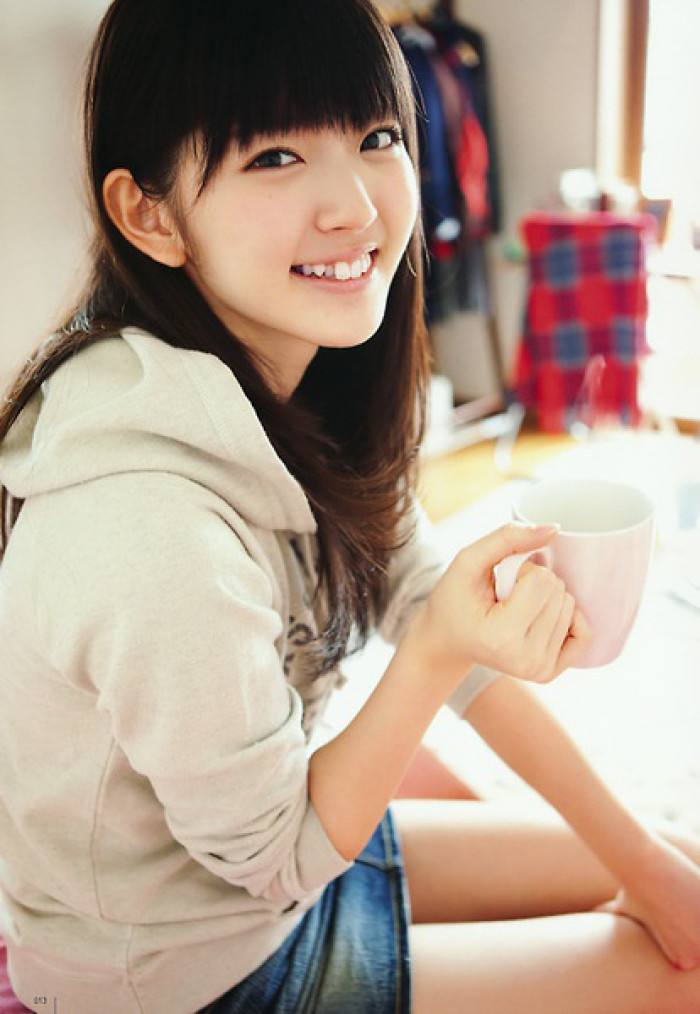
#> input picture opencv学习/imagel/timg.jpg, 700 x 1014 px, found by its file name
$ python '10直方图均衡化.py'   (older library calls are emulated)
#> lines starting #> are read from the running program, lines starting #| are printed output that depends on the picture; long printed decimals are rounded
#> further down, src is the input picture: shape (1014, 700, 3); mean B, G, R 143, 158.4, 179.1
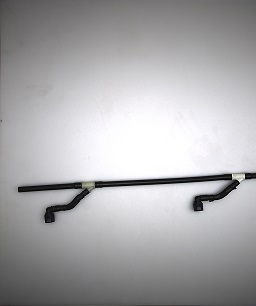
#> input picture opencv学习/imagel/pinjie/5.jpg, 256 x 306 px, found by its file name
#> further down, src1 is the input picture: shape (306, 256, 3); mean B, G, R 170.6, 168.6, 169.3
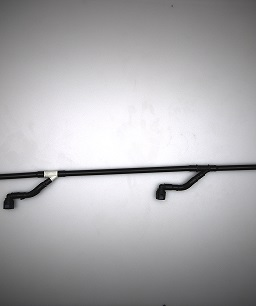
#> input picture opencv学习/imagel/pinjie/6.jpg, 256 x 306 px, found by its file name
#> further down, src2 is the input picture: shape (306, 256, 3); mean B, G, R 171.8, 169.1, 170
import cv2 as cv
import numpy as np


#直方图均衡化操作全部
def equalHist_demo(image):
    gray = cv.cvtColor(image,cv.COLOR_BGR2GRAY)
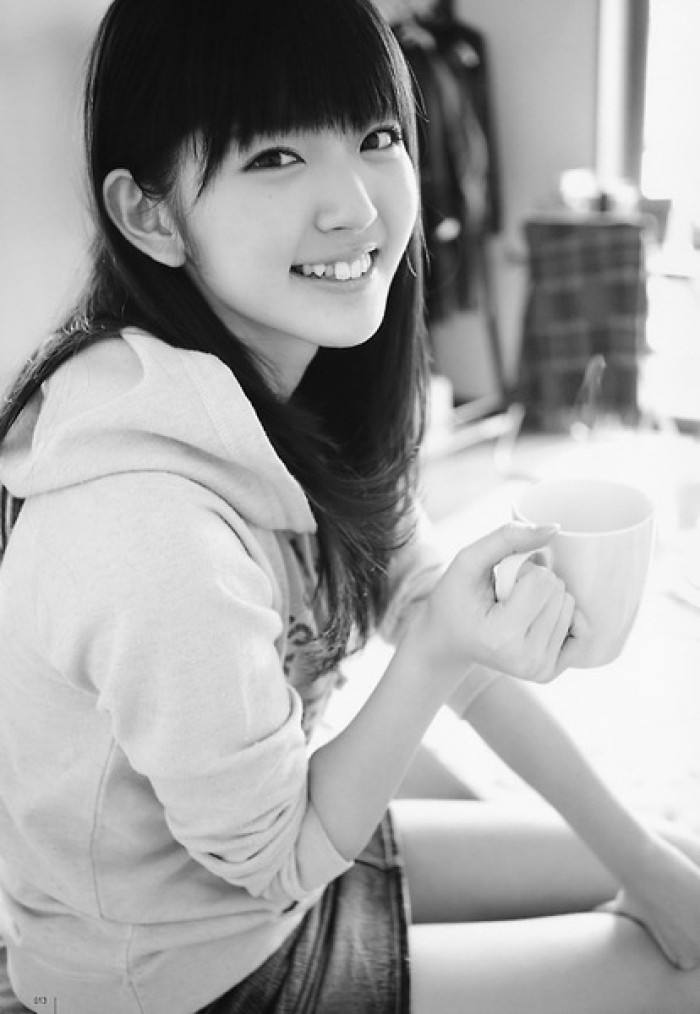
#> gray: shape (1014, 700); min 0, max 255, mean 162.8
    dst = cv.equalizeHist(gray)
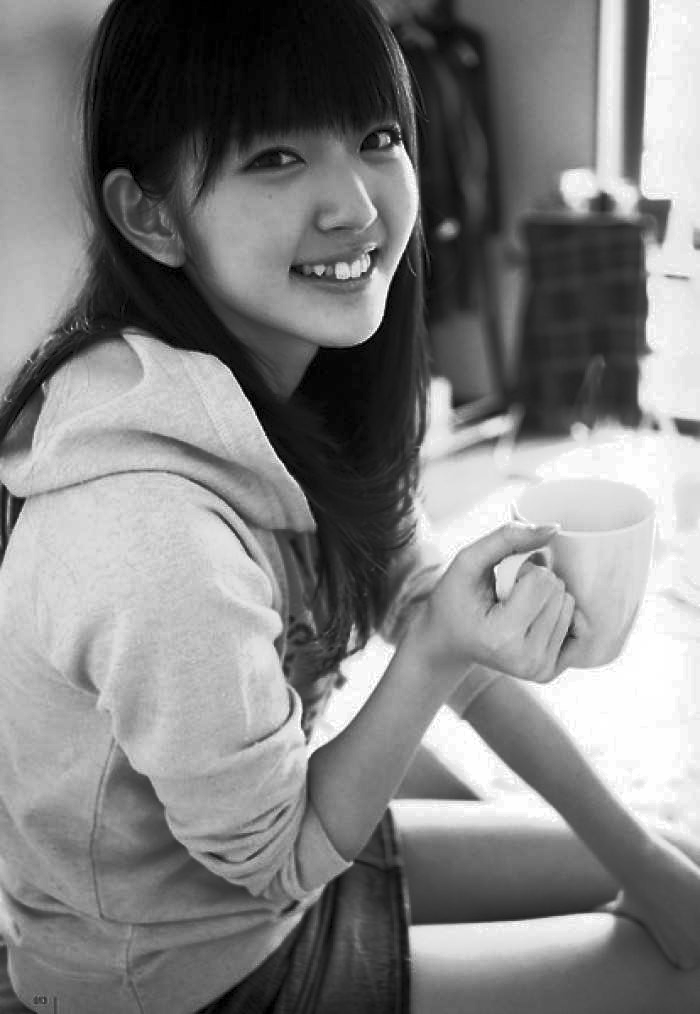
#> dst: shape (1014, 700); min 0, max 255, mean 128.4
    cv.imshow("new",dst)
    # z = cv.calcHist([dst],[0],None,[256],[0,255])
    # cv.imshow("zzz", z)


#局部直方图均衡化
def clahe_demo(image):
    gray = cv.cvtColor(image,cv.COLOR_BGR2GRAY)
    clahe = cv.createCLAHE(clipLimit=2.0,tileGridSize=(8,8))
    dst = clahe.apply(gray)
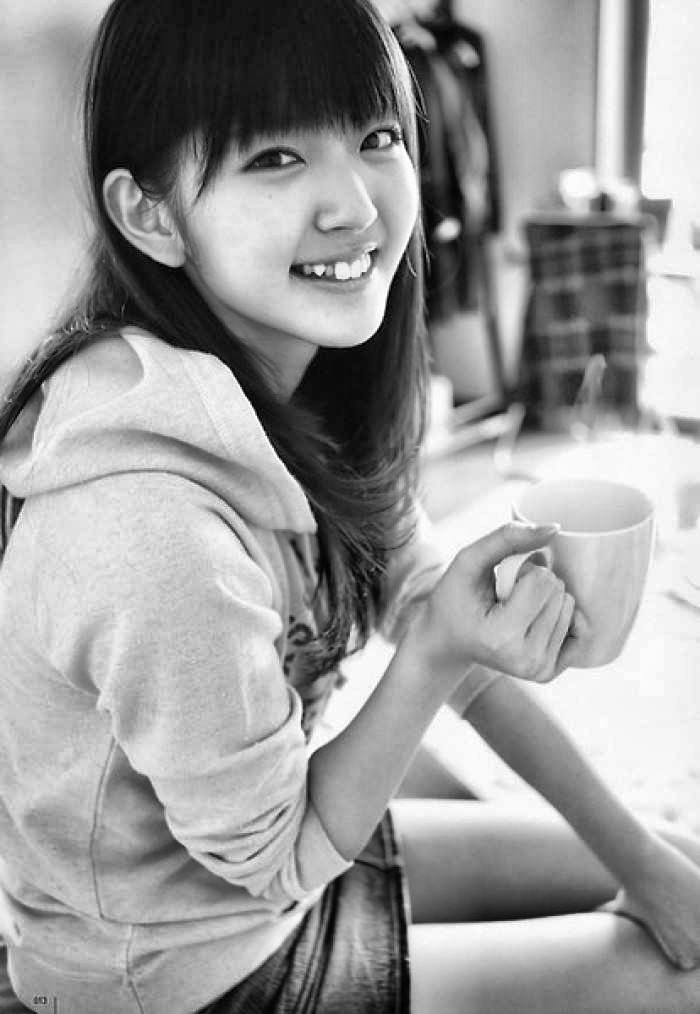
#> dst: shape (1014, 700); min 0, max 255, mean 154.7
    cv.imshow("new1",dst)


#算出图片直方图
def create_rgb_hist(image):
    h,w,c = image.shape
#> h = 306; w = 256; c = 3
    rgbHist = np.zeros([16*16*16,1],np.float32)
    bsize = 256/16
    for row in range(h):
        for col in range(w):
            b = image[row,col,0]
            g = image[row,col,1]
            r = image[row, col, 2]
            index = np.int(b/bsize)*16*16+np.int(g/bsize)*16+np.int(r/bsize)
            rgbHist[np.int(index),0] = rgbHist[np.int(index),0]+1
#> after the loop, rgbHist = 4096 values, max 7488 at index 4095, min 0 at index 2, mean 19.12
    return rgbHist

#直方图比较两张图像的相似性
def hist_compare(image1,image2):
    hist1 = create_rgb_hist(image1)
#> hist1 has the same summary as rgbHist in create_rgb_hist
    hist2 = create_rgb_hist(image2)
#> hist2 = 4096 values, max 8368 at index 4095, min 0 at index 2, mean 19.12
    match1 = cv.compareHist(hist1,hist2,cv.HISTCMP_BHATTACHARYYA)
#> match1 = 0.0863
    match2 = cv.compareHist(hist1,hist2,cv.HISTCMP_CORREL)
#> match2 = 0.996
    match3 = cv.compareHist(hist1,hist2,cv.HISTCMP_CHISQR)
#> match3 = 6927.7
    print("巴氏距离：%s,相关性：%s,卡方：%s"%(match1,match2,match3))
#| 巴氏距离：0.0863,相关性：0.9958,卡方：6927.718


print("---------------hello  python-------------------")

src = cv.imread('.\\imagel\\timg.jpg')
src1 = cv.imread('.\\imagel\\pinjie\\5.jpg')
src2 = cv.imread('.\\imagel\\pinjie\\6.jpg')
cv.namedWindow("input image",cv.WINDOW_AUTOSIZE)
cv.imshow("input image",src)
equalHist_demo(src)
clahe_demo(src)
hist_compare(src2,src1)

cv.waitKey(0)

cv.destroyAllWindows()
